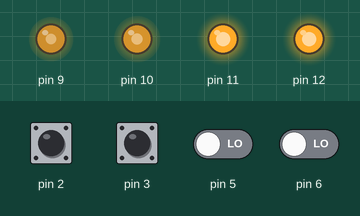
Simulated run of this sketch. Board: Arduino Uno, built with avr-gcc and run on an emulated ATmega328P. On the bench: output pins drawn as LEDs (lit = HIGH). Inputs (shaded band) come from the test bench; at power-on: pin 2, pin 3 HIGH, pin 5, pin 6 LOW.

Above: at 1.2 s.
1.3 s: pin 2 pulled LOW for 0.15 s
At 2.6 s:
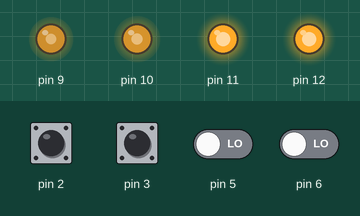
2.9 s: pin 3 pulled LOW for 0.15 s
At 4.0 s:
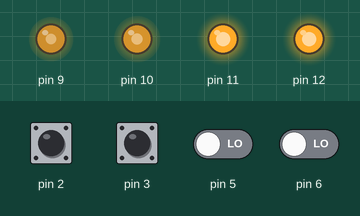
Timing chart, 0 to 5.9 s (numbered marks = the images above; inputs shaded):
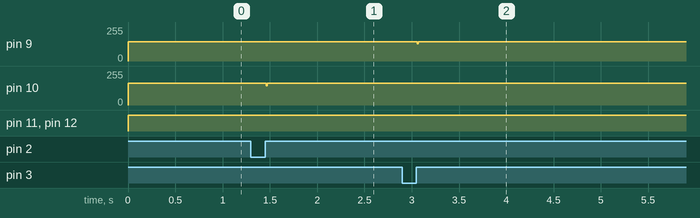

Measured:
- after the input at 1.3 s, pin 10: 163/255 → 145/255 after 0.16 s, → 163/255 0.01 s later
- after the input at 2.9 s, pin 9: 145/255 → 130/255 after 0.16 s, → 145/255 0.01 s later

The sketch:

Distancia_Depurada.ino
```cpp
#include "digitalWriteFast.h"

//Contadores de los encorders
volatile int ISRCounter_I = 0;
volatile int ISRCounter_D = 0;
int counter_I = 0,contant_I = 0;
int counter_D = 0,contant_D = 0;

//Variables y constantes para el control PID

const float kp_I=30,ki_I=0.01,kd_I=3;
const float kp_D=40,ki_D=0.01,kd_D=2;
float Pi_D=0,Pi_I=0;
const int t=10;
const float veld=0.5;

void setup() {
 pinMode(2, INPUT_PULLUP);
 pinMode(3, INPUT_PULLUP);
 pinMode(5,INPUT);
 pinMode(6,INPUT);
 pinMode(11,OUTPUT);
 pinMode(12,OUTPUT);
 attachInterrupt(digitalPinToInterrupt(3), motorI, RISING);
 attachInterrupt(digitalPinToInterrupt(2), motorD, RISING);
 //Serial.begin(9600);
}

void loop(){
  avanza(10);
  while(1){
    analogWrite(9,0);
    analogWrite(10,0);
  }
}

void avanza(float distd){

  float dist=0,dist_I,dist_D;
  int i=0,j=0;

  if (distd>0){
    digitalWrite(11,HIGH);
    digitalWrite(12,HIGH);
  }
  else{
    digitalWrite(11,LOW);
    digitalWrite(12,LOW);
  }

  while(dist<fabs(distd)){
    actualiza();
    if(i==j){
     control();
     dist_I=4*PI*(counter_I-contant_I)/300;
     dist_D=4*PI*(counter_I-contant_I)/300;
     dist+=(dist_I+dist_D)/2;
     //Serial.println(dist);
     almacena();
     j+=t;
    }
    delay(1);
    i++;
  }
  //Serial.println(dist);
}

//Funciones de control
void control(){

    float vel_I=(counter_I-contant_I)*1.2/t;
    float vel_D=(counter_D-contant_D)*1.2/t;
    float eI=veld-vel_I;
    float eD=veld-vel_D;

    if(fabs(eI)<0.4)
     Pi_I+=ki_I*(eI)*t;
    if(fabs(eD)<0.4)
     Pi_D+=ki_D*(eD)*t;

    float PID_I=PID(eI,kp_I,kd_I,Pi_I,15);
    float PID_D=PID(eD,kp_D,kd_D,Pi_D,20);

    analogWrite(9,PID_I);
    analogWrite(10,PID_D);
}

float PID(float e,float kp,float kd,float Pi,float li){
 float Pp=fabs(e*kp);
 float Pd=kd*e/t;
 float P;

 if(e>0){
   P=Pp+Pd+Pi;
   P= map(P,0,30,90,200);//Mapeamos PID al rango de velocidades del motor para baje la velocidad del motor
   if(P>200)
     P=200;
 }
 else{
   P=Pp+Pd-Pi;
   P= map(P,0,li,90,0);//Mapeamos PID al rango de velocidades del motor para baje la velocidad del motor
   if(P<0)
    P=0;
 }

 return P;
}

//Funciones de los encoders de los encoders

void motorI(){
 digitalReadFast(3) != digitalReadFast(6)?ISRCounter_I++:ISRCounter_I--;
}
void motorD(){
 (digitalReadFast(2) == digitalReadFast(5))?ISRCounter_D--:ISRCounter_D++;
}
void actualiza(){
  counter_I = ISRCounter_I;
  counter_D = ISRCounter_D;
}
void almacena(){
  contant_I=counter_I;
  contant_D=counter_D;
}
```
